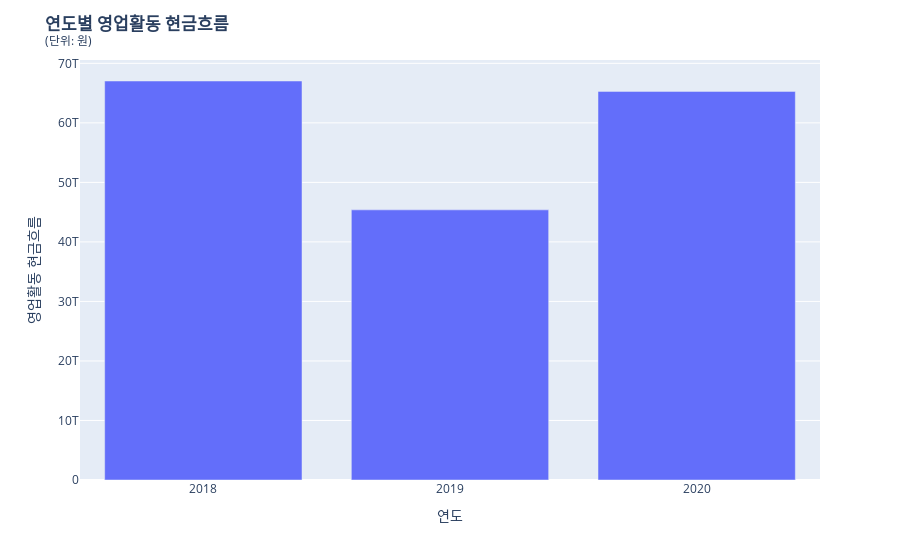

The notebook cell this image was saved under:
### Code cell
df = pd.DataFrame()
df['Year'] = ocf_dict.keys()
df['Value'] = ocf_dict.values()

ocf_fig = px.bar(df, x='Year', y='Value',labels= {'Year': '연도', 'Value':'영업활동 현금흐름'})
ocf_fig.update_layout(title_text = '<b>연도별 영업활동 현금흐름</b><br><sup>(단위: 원)</sup>')
ocf_fig.show()

### Figure 1 — Plotly figure (JSON) as saved in the notebook; plotly's stock layout.template omitted (floating-point values rounded to 4 significant figures)
{"data": [{"alignmentgroup": "True", "hovertemplate": "연도=%{x}<br>영업활동 현금흐름=%{y}<extra></extra>", "legendgroup": "", "marker": {"color": "#636efa", "pattern": {"shape": ""}}, "name": "", "offsetgroup": "", "orientation": "v", "showlegend": false, "textposition": "auto", "type": "bar", "x": ["2018", "2019", "2020"], "xaxis": "x", "y": [67031863000000, 45382915000000, 65287009000000], "yaxis": "y"}], "layout": {"barmode": "relative", "legend": {"tracegroupgap": 0}, "margin": {"t": 60}, "title": {"text": "<b>연도별 영업활동 현금흐름</b><br><sup>(단위: 원)</sup>"}, "xaxis": {"anchor": "y", "domain": [0, 1], "title": {"text": "연도"}}, "yaxis": {"anchor": "x", "domain": [0, 1], "title": {"text": "영업활동 현금흐름"}}}}
